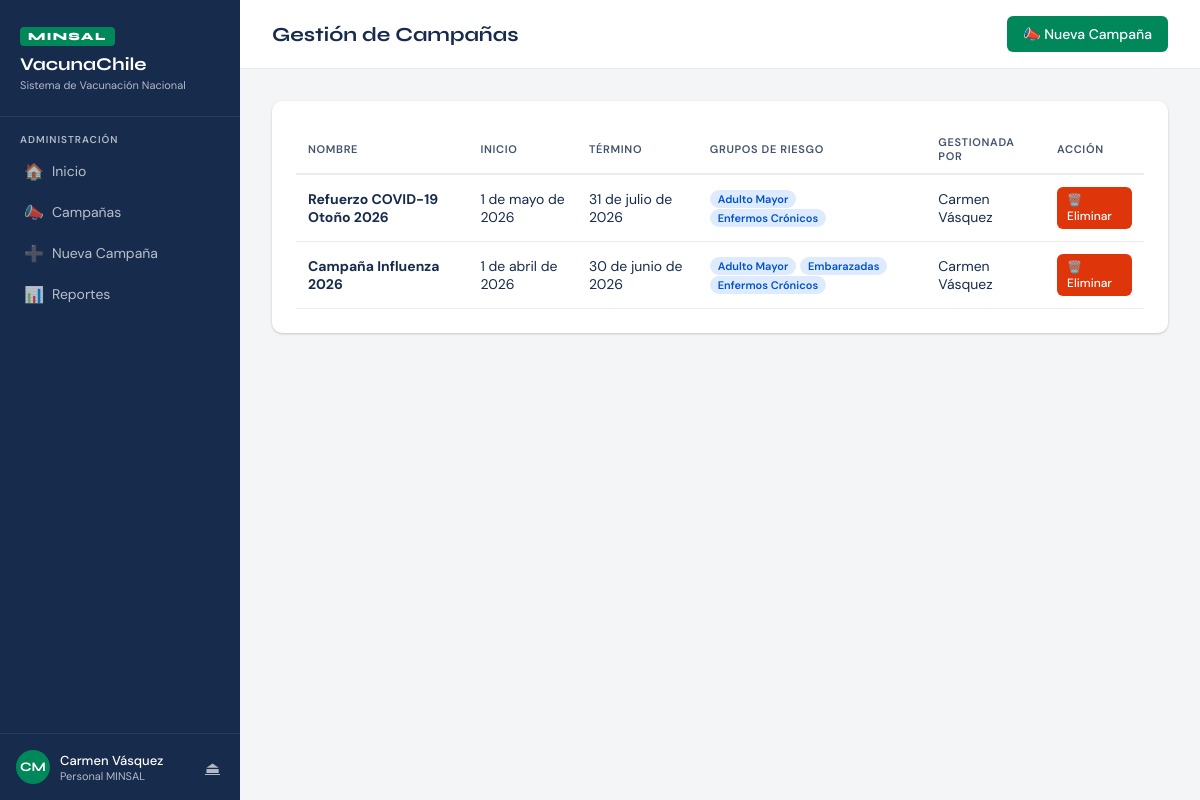
Screenshot of /campanas/ (signed in) with the database file from the repository.
### vacunacion/models.py (models this page shows, shortened)
class Usuario(AbstractUser):
    ROLES = [
        ('paciente', 'Paciente'),
        ('personal_salud', 'Personal de Salud'),
        ('personal_minsal', 'Personal MINSAL'),
    ]
    rol = models.CharField(max_length=20, choices=ROLES, default='paciente')
    rut = models.CharField(max_length=12, unique=True, null=True, blank=True)

class Campana(models.Model):
    idCampana = models.AutoField(primary_key=True)
    nombre = models.CharField(max_length=150)
    fechaInicio = models.DateField()
    fechaTermino = models.DateField()
    grupos_riesgo = models.ManyToManyField(GrupoRiesgo, blank=True, related_name='campanas')
    gestionada_por = models.ForeignKey(
        PersonalMinsal, on_delete=models.SET_NULL, null=True, related_name='campanas'
    )
    class Meta:
        verbose_name = "Campaña"
        verbose_name_plural = "Campañas"

class GrupoRiesgo(models.Model):
    idGroup = models.AutoField(primary_key=True)
    nombre = models.CharField(max_length=100)
    descripcion = models.TextField()
    class Meta:
        verbose_name = "Grupo de Riesgo"
        verbose_name_plural = "Grupos de Riesgo"

class PersonalMinsal(models.Model):
    usuario = models.OneToOneField(Usuario, on_delete=models.CASCADE, related_name='minsal')
    rut = models.CharField(max_length=12, unique=True)
    nombre = models.CharField(max_length=100)
    class Meta:
        verbose_name = "Personal MINSAL"
        verbose_name_plural = "Personal MINSAL"

### vacunacion/views.py (the view)
# urls.py: path('campanas/', views.gestionar_campanas, name='gestionar_campanas'),
@login_required
@rol_requerido('personal_minsal')
def gestionar_campanas(request):
    campanas = Campana.objects.prefetch_related('grupos_riesgo').order_by('-fechaInicio')
    return render(request, 'vacunacion/campanas.html', {'campanas': campanas})

### vacunacion/views.py (called while the page is built)
def rol_requerido(*roles):
    def decorator(view_func):
        @wraps(view_func)
        def _wrapped(request, *args, **kwargs):
            if not request.user.is_authenticated:
                return redirect('login')
            if request.user.rol not in roles and not request.user.is_superuser:
                messages.error(request, "No tienes permiso para acceder a esta sección.")
                return redirect('dashboard')
            return view_func(request, *args, **kwargs)
        return _wrapped
    return decorator

### vacunacion/templates/vacunacion/campanas.html (shortened to what this page needs)
{% extends 'vacunacion/base.html' %}
{% block page_title %}Gestión de Campañas{% endblock %}
{% block topbar_actions %}
<a href="{% url 'crear_campana' %}" class="btn btn-primary">📣 Nueva Campaña</a>
{% endblock %}
{% block content %}
<div class="card">
    {% if campanas %}
    <table>
        <thead>
            <tr><th>Nombre</th><th>Inicio</th><th>Término</th><th>Grupos de Riesgo</th><th>Gestionada por</th><th>Acción</th></tr>
        </thead>
        <tbody>
        {% for c in campanas %}
        <tr>
            <td><strong>{{ c.nombre }}</strong></td>
            <td>{{ c.fechaInicio }}</td>
            <td>{{ c.fechaTermino }}</td>
            <td>{% for g in c.grupos_riesgo.all %}<span class="badge badge-blue">{{ g.nombre }}</span> {% empty %}—{% endfor %}</td>
            <td>{{ c.gestionada_por.nombre|default:"—" }}</td>
            <td>
                <a href="{% url 'eliminar_campana' c.pk %}" class="btn btn-danger btn-sm"
                   onclick="return confirm('¿Eliminar campaña {{ c.nombre }}?')">🗑️ Eliminar</a>
            </td>
        </tr>
        {% endfor %}
        </tbody>
    </table>
    {% else %}
    <div class="empty-state">
        <div class="icon">📣</div>
        <p>No hay campañas. <a href="{% url 'crear_campana' %}">Crear primera campaña</a></p>
    </div>
    {% endif %}
</div>
{% endblock %}

### vacunacion/templates/vacunacion/base.html (shortened to what this page needs)
<!DOCTYPE html>
<html lang="es">
<head>
</head>
<body>
{% if user.is_authenticated %}
<aside class="sidebar">
    <div class="sidebar-logo">
        <span class="logo-badge">MINSAL</span>
        <h1>VacunaChile</h1>
        <p>Sistema de Vacunación Nacional</p>
    </div>
    <nav class="sidebar-nav">
        {% if user.rol == 'paciente' %}
        <div class="nav-section">
            <div class="nav-label">Mi Cuenta</div>
            <a href="{% url 'dashboard' %}" class="nav-link">
                <span class="icon">🏠</span> Inicio
            </a>
            <a href="{% url 'mis_citas' %}" class="nav-link">
                <span class="icon">📅</span> Mis Citas
            </a>
            <a href="{% url 'agendar_cita' %}" class="nav-link">
                <span class="icon">➕</span> Agendar Cita
            </a>
            <a href="{% url 'mi_historial' %}" class="nav-link">
                <span class="icon">📋</span> Mi Historial
            </a>
        </div>
        {% elif user.rol == 'personal_minsal' %}
        <div class="nav-section">
            <div class="nav-label">Administración</div>
            <a href="{% url 'dashboard' %}" class="nav-link">
                <span class="icon">🏠</span> Inicio
            </a>
            <a href="{% url 'gestionar_campanas' %}" class="nav-link">
                <span class="icon">📣</span> Campañas
            </a>
            <a href="{% url 'crear_campana' %}" class="nav-link">
                <span class="icon">➕</span> Nueva Campaña
            </a>
            <a href="{% url 'reporte_vacunaciones' %}" class="nav-link">
                <span class="icon">📊</span> Reportes
            </a>
        </div>
        {% endif %}
    </nav>
    <div class="sidebar-footer">
        <div class="user-card">
            <div class="user-avatar">{{ user.get_full_name|first|upper }}{{ user.username|first|upper }}</div>
            <div class="user-info">
                <div class="user-name">{{ user.get_full_name|default:user.username }}</div>
                <div class="user-role">{{ user.get_rol_display }}</div>
            </div>
            <a href="{% url 'logout' %}" class="btn-logout" title="Cerrar sesión">⏏</a>
        </div>
    </div>
</aside>
{% endif %}
<main class="main">
    {% if user.is_authenticated %}
    <div class="topbar">
        <h2 class="page-title">{% block page_title %}Dashboard{% endblock %}</h2>
        <div class="topbar-actions">{% block topbar_actions %}{% endblock %}</div>
    </div>
    {% endif %}
    <div class="content">
        {% block content %}{% endblock %}
    </div>
</main>
</body>
</html>

### vacunacion/templates/vacunacion/base.html (style rules this page uses)
:root { --verde: #00875A; --verde-oscuro: #005C3D; --verde-claro: #E3F5EE; --azul: #0052CC; --rojo: #DE350B; --gris-100: #F4F5F7; --gris-200: #EBECF0; --gris-400: #B3BAC5; --gris-700: #42526E; --gris-900: #172B4D; --blanco: #FFFFFF; --sombra: 0 1px 3px rgba(0,0,0,0.12), 0 1px 2px rgba(0,0,0,0.08); --sombra-md: 0 4px 12px rgba(0,0,0,0.10), 0 2px 4px rgba(0,0,0,0.06); }
*, *::before, *::after { box-sizing: border-box; margin: 0; padding: 0; }
body { font-family: 'DM Sans', sans-serif; background: var(--gris-100); color: var(--gris-900); min-height: 100vh; display: flex; }
.sidebar { width: 240px; background: var(--gris-900); min-height: 100vh; position: fixed; top: 0; left: 0; display: flex; flex-direction: column; z-index: 100; }
.sidebar-logo { padding: 24px 20px; border-bottom: 1px solid rgba(255,255,255,0.08); }
.logo-badge { display: inline-block; background: var(--verde); color: white; font-family: 'Syne', sans-serif; font-weight: 800; font-size: 11px; letter-spacing: 0.12em; padding: 3px 8px; border-radius: 4px; margin-bottom: 8px; }
.sidebar-logo h1 { font-family: 'Syne', sans-serif; font-size: 18px; font-weight: 700; color: white; line-height: 1.2; }
.sidebar-logo p { font-size: 11px; color: var(--gris-400); margin-top: 2px; }
.sidebar-nav { padding: 16px 12px; flex: 1; }
.nav-section { margin-bottom: 24px; }
.nav-label { font-size: 10px; font-weight: 600; letter-spacing: 0.1em; color: var(--gris-400); text-transform: uppercase; padding: 0 8px; margin-bottom: 6px; }
.nav-link { display: flex; align-items: center; gap: 10px; padding: 9px 12px; border-radius: 6px; color: rgba(255,255,255,0.7); text-decoration: none; font-size: 14px; font-weight: 400; transition: all 0.15s; margin-bottom: 2px; }
.nav-link .icon { width: 18px; text-align: center; font-size: 16px; }
.sidebar-footer { padding: 16px; border-top: 1px solid rgba(255,255,255,0.08); }
.user-card { display: flex; align-items: center; gap: 10px; }
.user-avatar { width: 34px; height: 34px; border-radius: 50%; background: var(--verde); display: flex; align-items: center; justify-content: center; font-family: 'Syne', sans-serif; font-weight: 700; font-size: 13px; color: white; flex-shrink: 0; }
.user-info { flex: 1; min-width: 0; }
.user-name { font-size: 13px; font-weight: 500; color: white; white-space: nowrap; overflow: hidden; text-overflow: ellipsis; }
.user-role { font-size: 11px; color: var(--gris-400); }
.btn-logout { background: none; border: none; color: var(--gris-400); cursor: pointer; font-size: 16px; padding: 4px; border-radius: 4px; transition: color 0.15s; }
.main { margin-left: 240px; flex: 1; min-height: 100vh; display: flex; flex-direction: column; }
.topbar { background: white; padding: 16px 32px; border-bottom: 1px solid var(--gris-200); display: flex; align-items: center; justify-content: space-between; }
.page-title { font-family: 'Syne', sans-serif; font-size: 20px; font-weight: 700; color: var(--gris-900); }
.topbar-actions { display: flex; gap: 8px; align-items: center; }
.content { padding: 32px; flex: 1; }
.card { background: white; border-radius: 10px; box-shadow: var(--sombra); padding: 24px; margin-bottom: 20px; }
.btn { display: inline-flex; align-items: center; gap: 6px; padding: 9px 16px; border-radius: 6px; font-family: 'DM Sans', sans-serif; font-size: 14px; font-weight: 500; cursor: pointer; border: none; text-decoration: none; transition: all 0.15s; }
.btn-primary { background: var(--verde); color: white; }
.btn-danger { background: var(--rojo); color: white; }
.btn-sm { padding: 5px 10px; font-size: 12px; }
table { width: 100%; border-collapse: collapse; }
thead th { text-align: left; font-size: 11px; font-weight: 600; letter-spacing: 0.06em; text-transform: uppercase; color: var(--gris-700); padding: 10px 12px; border-bottom: 2px solid var(--gris-200); }
tbody tr { border-bottom: 1px solid var(--gris-200); transition: background 0.1s; }
tbody td { padding: 12px 12px; font-size: 14px; color: var(--gris-900); }
.badge { display: inline-flex; align-items: center; padding: 2px 8px; border-radius: 20px; font-size: 11px; font-weight: 600; }
.badge-blue { background: #DEEBFF; color: var(--azul); }

### rows the page displays
Usuario: get_full_name|first "C", username|first "M", get_full_name "Carmen Vásquez", rol "Personal MINSAL"
Campana: nombre "Refuerzo COVID-19 Otoño 2026", fechaInicio "1 de mayo de 2026", fechaTermino "31 de julio de 2026", gestionada_por.nombre "Carmen Vásquez"
GrupoRiesgo: nombre "Adulto Mayor"
GrupoRiesgo: nombre "Enfermos Crónicos"
Campana: nombre "Campaña Influenza 2026", fechaInicio "1 de abril de 2026", fechaTermino "30 de junio de 2026", gestionada_por.nombre "Carmen Vásquez"
GrupoRiesgo: nombre "Embarazadas"
